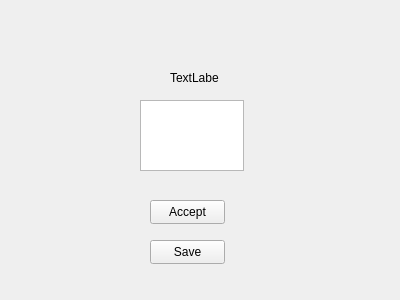
<?xml version="1.0" encoding="UTF-8"?>
<ui version="4.0">
 <class>Form</class>
 <widget class="QWidget" name="Form">
  <property name="geometry">
   <rect>
    <x>0</x>
    <y>0</y>
    <width>400</width>
    <height>300</height>
   </rect>
  </property>
  <property name="windowTitle">
   <string>Form</string>
  </property>
  <widget class="QPushButton" name="acceptButton">
   <property name="geometry">
    <rect>
     <x>150</x>
     <y>200</y>
     <width>75</width>
     <height>24</height>
    </rect>
   </property>
   <property name="text">
    <string>Accept</string>
   </property>
  </widget>
  <widget class="QTextEdit" name="textEdit">
   <property name="geometry">
    <rect>
     <x>140</x>
     <y>100</y>
     <width>104</width>
     <height>71</height>
    </rect>
   </property>
  </widget>
  <widget class="QLabel" name="label">
   <property name="geometry">
    <rect>
     <x>170</x>
     <y>70</y>
     <width>49</width>
     <height>16</height>
    </rect>
   </property>
   <property name="text">
    <string>TextLabel</string>
   </property>
  </widget>
  <widget class="QPushButton" name="pushButton">
   <property name="geometry">
    <rect>
     <x>150</x>
     <y>240</y>
     <width>75</width>
     <height>24</height>
    </rect>
   </property>
   <property name="text">
    <string>Save</string>
   </property>
  </widget>
 </widget>
 <resources/>
 <connections/>
</ui>
